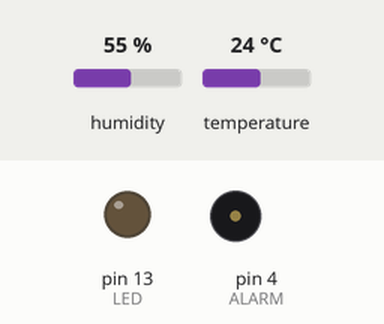
Recording of a sketch running on a simulated Arduino Uno, built with avr-gcc and run on an emulated ATmega328P. On the bench: output pins drawn as LEDs (lit = HIGH), buzzer (waves = sounding). The test bench sets the inputs (shaded band); at power-on: humidity 55 %, temperature 24 °C. What the sketch prints to the serial monitor is not drawn.

Above: at 2.8 s.
2.9 s: humidity set to 77 %
8.9 s: humidity set to 80 %
Timing chart, 0 to 17.7 s (numbered marks = the images above; inputs shaded):
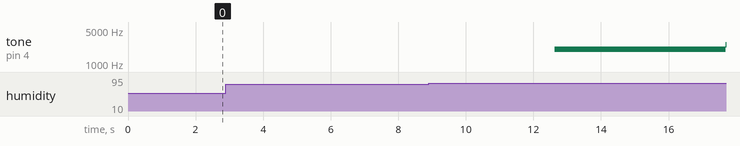

The sketch:

nhietDoVaDoAm.ino
```cpp
#include <DHT.h>  // Thư viện DHT

#define DHTPIN 2       // Chân DATA của DHT11 nối với D2 trên Arduino
#define DHTTYPE DHT11  // Loại cảm biến là DHT11
int LED = 13;
float humidity;
float temperature;
int ALARM = 4;
float sinVal;
float toneVal;

DHT dht(DHTPIN, DHTTYPE);  // Khởi tạo đối tượng DHT

void setup() {
  Serial.begin(9600);  // Bật Serial Monitor
  dht.begin();         // Khởi động cảm biến DHT11
  pinMode(LED, OUTPUT);
}

void loop() {
  humidity = dht.readHumidity();  // Đọc độ ẩm
  temperature = dht.readTemperature();  // Đọc nhiệt độ (°C)
  // Kiểm tra nếu có lỗi đọc dữ liệu
  if (isnan(humidity) || isnan(temperature)) {
    Serial.println("Lỗi! Không thể đọc dữ liệu từ DHT11.");
    return;
  }

  // In kết quả ra Serial Monitor
  Serial.print("Độ ẩm: ");
  Serial.print(humidity);
  Serial.print(" %RH\t");

  Serial.print("Nhiệt độ: ");
  Serial.print(temperature);
  Serial.println(" °C");

  // if (temperature > 28.3) {
  //   digitalWrite(LED, HIGH);
  //   Serial.println("LED: ON (Nhiệt độ cao!)");
  // } else {
  //   digitalWrite(LED, LOW);
  //   Serial.println("LED: OFF (Nhiệt độ bình thường)");
  // }

  if (humidity > 78) { // Nếu nhiệt độ > 27°C, bật buzzer
        for (int x = 0; x < 180; x++) {
            // Chuyển đổi sin function sang radian
            sinVal = sin(x * (3.1412 / 180));
            // Dùng sin function để tạo tần số âm thanh
            toneVal = 2000 + (int)(sinVal * 1000);
            // Phát tín hiệu từ buzzer
            tone(ALARM, toneVal);
            delay(2);
        }
    } else {
        noTone(ALARM); // Nếu nhiệt độ ≤ 27°C, tắt buzzer
    }

  // delay(1000);
}
```

Measured:
- after the input at 2.9 s, every drawn part: stays the same
- after the input at 8.9 s, tone on pin 4 (ALARM): silent → 2017 Hz after 3.7 s, → 2500 Hz 5.1 s later
